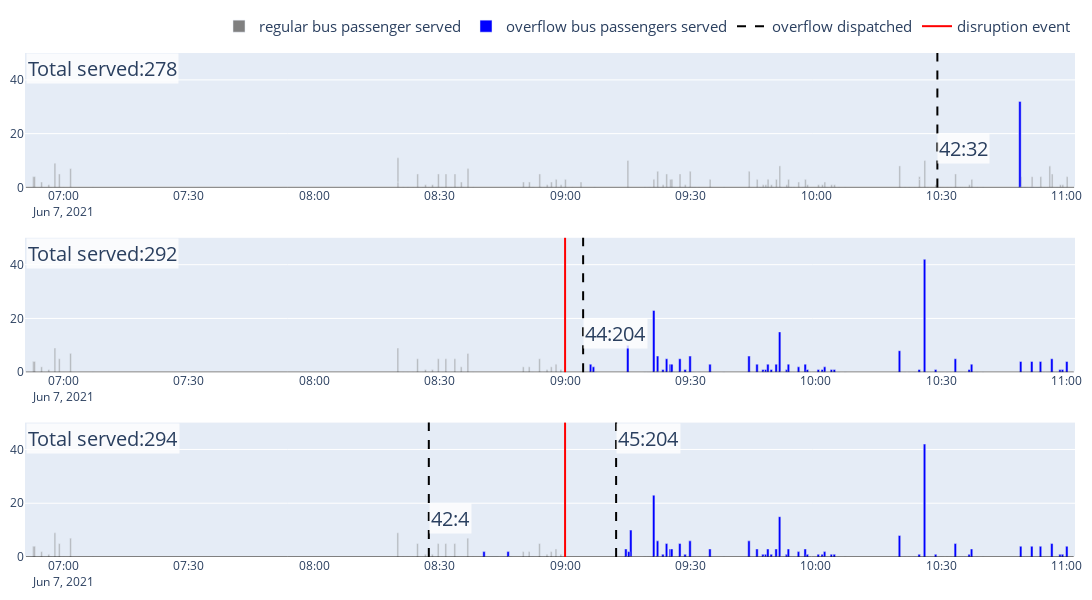

Here is the notebook cell this chart was saved with:
### Code cell
fig = make_subplots(
    rows=3, cols=1,
    horizontal_spacing = 0.05, vertical_spacing=0.1
)
trip_ids = ["242177", "242147", "242181", "241652", "241678", "242151", "242185"]# + ["245790", "245787", "245855", "244871", "243379"]

for df_index in [0, 1, 2]:
  tdf = df_arr[df_index]
  tdf = tdf[tdf['trip_id'].isin(trip_ids)]
  dt_indices = df_arr[df_index].actual_time.unique().tolist() + dispatch_arr[df_index].actual_time.unique().tolist()
  all_indices = merge_all_indices(tdf, dt_indices)

  only_valid = all_indices[all_indices['trip_id'].isin(trip_ids)]
  min_time = (only_valid.index.min() - dt.timedelta(minutes=5)).time()
  max_time = (only_valid.index.max() - dt.timedelta(minutes=5)).time()
  merged_df = all_indices.between_time(min_time, max_time)
  merged_df = merged_df[merged_df['trip_id'].isin(trip_ids)]
  merged_df['zero'] = 0
  merged_df['remain'] = merged_df['remain'] * -1
  
  fig.add_trace(go.Scatter(x=merged_df.index, y=merged_df.zero, line=dict(color='black', width=1), showlegend=False), row=df_index+1, col=1)

  # marker_pattern_shape=".", marker_pattern_fillmode='replace'
  traces = [go.Bar(x=trip_df.index, y=trip_df.got_on_bus, width=25000, name="regular bus passenger served", marker_color='grey', marker_opacity=0.5, showlegend=(i==0 and df_index == 0)) \
              for i, (trip_id, trip_df) in enumerate(merged_df.query("trip_id != 0 and overload_id == 0").groupby("trip_id"))]
  fig.add_traces(traces, rows=df_index+1, cols=1)

  fig.add_vrect(x0=merged_df.index.min(), x1=merged_df.index.max(), 
            annotation_text=f"Total served:{int(merged_df.got_on_bus.sum())}", 
            annotation_position="top left", annotation_textangle=0, annotation=dict(font=dict(size=20), bgcolor="rgba(255,255,255,0.8)"),
            fillcolor="green", opacity=0, line_width=0, row=df_index+1, col=1)
  
  marker_colors = ['blue', 'blue']
  traces = [go.Bar(x=trip_df.index, y=trip_df.got_on_bus, width=35000, name="overflow bus passengers served", marker_color=marker_colors[i%2], showlegend=(i==0 and df_index == 0)) \
              for i, (trip_id, trip_df) in enumerate(merged_df.query("trip_id != 0 and overload_id == 1").groupby("trip_id"))]
  fig.add_traces(traces, rows=df_index+1, cols=1)

  dispatch_df = dispatch_arr[df_index]
  dispatch_df = dispatch_df[dispatch_df['trip_id'].isin(trip_ids)]
  all_indices = merge_all_indices(dispatch_df, dt_indices).query("bus_id != 0")
  display(all_indices)
  for i, (k, v) in enumerate(all_indices.sort_index().iterrows()):
      fig.add_trace(go.Scatter(x=[k,k], 
                          y=[0, 0], 
                          mode='lines', 
                          line=dict(color='black', dash='dash'),
                          name='overflow dispatched', showlegend=(i==0 and df_index == 0)), row=df_index+1, col=1)
      
      trip_id = v['trip_id']
      bus_id = v['bus_id']
      fig.add_vline(x=k, line_width=2, line_dash="dash", line_color="black", row=df_index+1, col=1)
      a = merged_df.query(f"bus_id == '{bus_id}'")
      # a = merged_df.query(f"bus_id == '{bus_id}' and trip_id == '{trip_id}'")
      a_start = a.index.min()
      a_end = a.index.max()
      a_sum_served = int(a.got_on_bus.sum())
      # a_start, a_end, a_sum_served
      if i % 2 == 0:
        shift = -80
      else:
        shift = 0
      # print(a_sum_served, i, shift)
      fig.add_vrect(x0=k, x1=a_end, 
              #   annotation_text=f"Total served:{a_sum_served}", annotation_position="top left",
                annotation_text=f"{bus_id}:{a_sum_served}", annotation_position="top left", annotation_textangle=0, annotation=dict(font=dict(size=20), yshift=shift, bgcolor="rgba(255,255,255,0.8)"),
                fillcolor="green", opacity=0, line_width=0, row=df_index+1, col=1)

  if df_index > 0:
    fig.add_vline(x='2021-06-07 09:00:00', line_width=2, line_dash="solid", line_color="red", row=df_index+1, col=1)
  
  fig.add_trace(go.Scatter(x=['2021-06-07 09:00:00', '2021-06-07 09:00:00'], 
                      y=[0, 0], 
                      mode='lines', 
                      line=dict(color='red', dash='solid'),
                      name='disruption event', showlegend=(df_index == 0)), row=df_index+1, col=1)
    
  fig.update_yaxes(range=[0, 50])

# fig.update_layout(showlegend=False)
fig.update_layout(margin={"r":10,"t":10,"l":10,"b":10}, width=1400, height=600)
fig.update_layout(legend=dict(
    orientation="h",
    yanchor="bottom",
    y=1.02,
    xanchor="right",
    x=1,
    font=dict(size=15)
))
# fig.update_yaxes(range=[-40, 40], title='passengers served')

# fig.write_image("plots/timeseries_comparison_breakdowns.eps")
fig.show()

### Figure 1 — Plotly figure (JSON) as saved in the notebook; plotly's stock layout.template omitted (floating-point values rounded to 4 significant figures; data arrays with more than 128 entries replaced by an {"elided": "..."} marker saying what was removed)
{"data": [{"line": {"color": "black", "width": 1}, "showlegend": false, "type": "scatter", "x": {"elided": "285 str values"}, "xaxis": "x", "y": {"elided": "285 int values"}, "yaxis": "y"}, {"marker": {"color": "grey", "opacity": 0.5}, "name": "regular bus passenger served", "showlegend": true, "type": "bar", "width": 25000, "x": ["2021-06-07T09:15:00", "2021-06-07T09:15:00", "2021-06-07T09:19:03", "2021-06-07T09:19:03", "2021-06-07T09:19:50", "2021-06-07T09:20:20", "2021-06-07T09:20:20", "2021-06-07T09:21:13", "2021-06-07T09:21:13", "2021-06-07T09:21:38", "2021-06-07T09:21:38", "2021-06-07T09:22:08", "2021-06-07T09:22:08", "2021-06-07T09:22:20", "2021-06-07T09:22:20", "2021-06-07T09:23:05", "2021-06-07T09:23:25", "2021-06-07T09:23:25", "2021-06-07T09:24:17", "2021-06-07T09:24:17", "2021-06-07T09:24:44", "2021-06-07T09:24:44", "2021-06-07T09:25:12", "2021-06-07T09:25:12", "2021-06-07T09:25:32", "2021-06-07T09:25:32", "2021-06-07T09:25:59", "2021-06-07T09:25:59", "2021-06-07T09:26:27", "2021-06-07T09:27:00", "2021-06-07T09:27:28", "2021-06-07T09:27:28", "2021-06-07T09:27:48", "2021-06-07T09:28:13", "2021-06-07T09:28:13", "2021-06-07T09:28:43", "2021-06-07T09:28:43", "2021-06-07T09:29:33", "2021-06-07T09:29:33", "2021-06-07T09:29:54", "2021-06-07T09:29:54", "2021-06-07T09:30:32", "2021-06-07T09:30:32", "2021-06-07T09:31:00", "2021-06-07T09:31:00", "2021-06-07T09:32:03", "2021-06-07T09:32:03", "2021-06-07T09:34:40", "2021-06-07T09:34:40", "2021-06-07T09:38:00", "2021-06-07T09:38:00"], "xaxis": "x", "y": [0, 10, 0, 0, 0, 0, 0, 0, 3, 0, 0, 0, 6, 0, 0, 0, 0, 1, 0, 5, 0, 0, 0, 3, 0, 3, 0, 0, 0, 0, 0, 5, 0, 0, 0, 0, 1, 0, 0, 0, 6, 0, 0, 0, 0, 0, 0, 0, 3, 0, 0], "yaxis": "y"}, {"marker": {"color": "grey", "opacity": 0.5}, "name": "regular bus passenger served", "showlegend": false, "type": "bar", "width": 25000, "x": ["2021-06-07T09:44:00", "2021-06-07T09:44:00", "2021-06-07T09:45:55", "2021-06-07T09:45:55", "2021-06-07T09:46:42", "2021-06-07T09:46:42", "2021-06-07T09:47:21", "2021-06-07T09:47:21", "2021-06-07T09:47:38", "2021-06-07T09:47:38", "2021-06-07T09:48:00", "2021-06-07T09:48:00", "2021-06-07T09:48:15", "2021-06-07T09:48:15", "2021-06-07T09:48:31", "2021-06-07T09:48:31", "2021-06-07T09:49:20", "2021-06-07T09:49:20", "2021-06-07T09:49:47", "2021-06-07T09:49:47", "2021-06-07T09:50:30", "2021-06-07T09:50:30", "2021-06-07T09:50:54", "2021-06-07T09:51:20", "2021-06-07T09:51:20", "2021-06-07T09:51:43", "2021-06-07T09:51:43", "2021-06-07T09:52:25", "2021-06-07T09:52:44", "2021-06-07T09:53:00", "2021-06-07T09:53:00", "2021-06-07T09:53:26", "2021-06-07T09:53:26", "2021-06-07T09:54:04", "2021-06-07T09:54:04", "2021-06-07T09:54:46", "2021-06-07T09:54:46", "2021-06-07T09:55:51", "2021-06-07T09:55:51", "2021-06-07T09:56:49", "2021-06-07T09:56:49", "2021-06-07T09:57:27", "2021-06-07T09:57:27", "2021-06-07T09:57:58", "2021-06-07T09:57:58", "2021-06-07T10:00:35", "2021-06-07T10:01:32", "2021-06-07T10:01:49", "2021-06-07T10:02:06", "2021-06-07T10:02:23", "2021-06-07T10:02:43", "2021-06-07T10:03:43", "2021-06-07T10:03:43", "2021-06-07T10:04:25", "2021-06-07T10:04:25", "2021-06-07T10:05:32", "2021-06-07T10:05:32", "2021-06-07T10:07:00"], "xaxis": "x", "y": [0, 6, 0, 3, 0, 0, 0, 1, 0, 0, 0, 1, 0, 0, 0, 3, 0, 1, 0, 0, 0, 3, 0, 0, 8, 0, 0, 0, 0, 0, 1, 0, 3, 0, 0, 0, 0, 0, 2, 0, 0, 0, 3, 0, 1, 1, 1, 0, 2, 0, 0, 0, 1, 0, 1, 0, 0, 0], "yaxis": "y"}, {"marker": {"color": "grey", "opacity": 0.5}, "name": "regular bus passenger served", "showlegend": false, "type": "bar", "width": 25000, "x": ["2021-06-07T08:20:00", "2021-06-07T08:20:00", "2021-06-07T08:21:18", "2021-06-07T08:21:18", "2021-06-07T08:22:20", "2021-06-07T08:22:20", "2021-06-07T08:23:38", "2021-06-07T08:24:43", "2021-06-07T08:24:43", "2021-06-07T08:26:00", "2021-06-07T08:26:00", "2021-06-07T08:26:36", "2021-06-07T08:26:36", "2021-06-07T08:27:23", "2021-06-07T08:28:16", "2021-06-07T08:28:16", "2021-06-07T08:29:13", "2021-06-07T08:29:13", "2021-06-07T08:29:40", "2021-06-07T08:29:40", "2021-06-07T08:30:38", "2021-06-07T08:30:38", "2021-06-07T08:31:29", "2021-06-07T08:32:17", "2021-06-07T08:32:46", "2021-06-07T08:32:46", "2021-06-07T08:33:15", "2021-06-07T08:33:38", "2021-06-07T08:33:38", "2021-06-07T08:34:15", "2021-06-07T08:34:15", "2021-06-07T08:35:09", "2021-06-07T08:35:09", "2021-06-07T08:35:38", "2021-06-07T08:35:38", "2021-06-07T08:36:45", "2021-06-07T08:36:45", "2021-06-07T08:38:00", "2021-06-07T08:38:00"], "xaxis": "x", "y": [2, 9, 0, 0, 0, 0, 0, 0, 5, 0, 0, 0, 1, 0, 0, 1, 0, 0, 0, 5, 0, 0, 5, 0, 0, 0, 0, 0, 5, 0, 0, 0, 2, 0, 0, 0, 7, 0, 0], "yaxis": "y"}, {"marker": {"color": "grey", "opacity": 0.5}, "name": "regular bus passenger served", "showlegend": false, "type": "bar", "width": 25000, "x": ["2021-06-07T10:20:00", "2021-06-07T10:20:00", "2021-06-07T10:21:18", "2021-06-07T10:21:18", "2021-06-07T10:22:20", "2021-06-07T10:22:20", "2021-06-07T10:23:38", "2021-06-07T10:24:43", "2021-06-07T10:24:43", "2021-06-07T10:26:00", "2021-06-07T10:26:00", "2021-06-07T10:26:42", "2021-06-07T10:26:42", "2021-06-07T10:27:37", "2021-06-07T10:28:39", "2021-06-07T10:28:39", "2021-06-07T10:29:46", "2021-06-07T10:29:46", "2021-06-07T10:30:18", "2021-06-07T10:31:25", "2021-06-07T10:32:18", "2021-06-07T10:33:22", "2021-06-07T10:33:22", "2021-06-07T10:33:55", "2021-06-07T10:33:55", "2021-06-07T10:34:28", "2021-06-07T10:34:28", "2021-06-07T10:34:55", "2021-06-07T10:35:38", "2021-06-07T10:36:41", "2021-06-07T10:36:41", "2021-06-07T10:37:15", "2021-06-07T10:37:15", "2021-06-07T10:38:34", "2021-06-07T10:38:34", "2021-06-07T10:40:00", "2021-06-07T10:40:00"], "xaxis": "x", "y": [0, 8, 0, 0, 0, 0, 0, 3, 1, 0, 10, 0, 0, 0, 0, 1, 0, 0, 0, 0, 0, 0, 5, 0, 0, 0, 0, 0, 0, 0, 1, 0, 3, 0, 0, 0, 0], "yaxis": "y"}, {"marker": {"color": "grey", "opacity": 0.5}, "name": "regular bus passenger served", "showlegend": false, "type": "bar", "width": 25000, "x": ["2021-06-07T06:51:00", "2021-06-07T06:51:37", "2021-06-07T06:52:15", "2021-06-07T06:52:48", "2021-06-07T06:53:06", "2021-06-07T06:54:27", "2021-06-07T06:54:46", "2021-06-07T06:55:28", "2021-06-07T06:56:02", "2021-06-07T06:56:29", "2021-06-07T06:56:56", "2021-06-07T06:57:57", "2021-06-07T06:58:30", "2021-06-07T06:59:00", "2021-06-07T07:00:02", "2021-06-07T07:01:42", "2021-06-07T07:03:46", "2021-06-07T07:07:00"], "xaxis": "x", "y": [0, 0, 0, 4, 4, 0, 2, 0, 0, 1, 0, 9, 0, 5, 0, 7, 0, 0], "yaxis": "y"}, {"marker": {"color": "grey", "opacity": 0.5}, "name": "regular bus passenger served", "showlegend": false, "type": "bar", "width": 25000, "x": ["2021-06-07T08:50:00", "2021-06-07T08:50:00", "2021-06-07T08:50:42", "2021-06-07T08:50:42", "2021-06-07T08:51:25", "2021-06-07T08:51:25", "2021-06-07T08:52:03", "2021-06-07T08:52:23", "2021-06-07T08:52:23", "2021-06-07T08:53:54", "2021-06-07T08:53:54", "2021-06-07T08:54:16", "2021-06-07T08:54:16", "2021-06-07T08:55:03", "2021-06-07T08:55:41", "2021-06-07T08:55:41", "2021-06-07T08:56:11", "2021-06-07T08:56:11", "2021-06-07T08:56:42", "2021-06-07T08:56:42", "2021-06-07T08:57:50", "2021-06-07T08:57:50", "2021-06-07T08:58:28", "2021-06-07T08:58:28", "2021-06-07T08:59:00", "2021-06-07T08:59:00", "2021-06-07T09:00:02", "2021-06-07T09:00:02", "2021-06-07T09:01:42", "2021-06-07T09:01:42", "2021-06-07T09:03:46", "2021-06-07T09:03:46", "2021-06-07T09:07:00", "2021-06-07T09:07:00"], "xaxis": "x", "y": [0, 2, 0, 0, 0, 2, 0, 0, 0, 0, 5, 0, 0, 0, 0, 1, 0, 0, 0, 2, 0, 3, 0, 0, 0, 1, 0, 3, 0, 0, 0, 2, 0, 0], "yaxis": "y"}, {"marker": {"color": "grey", "opacity": 0.5}, "name": "regular bus passenger served", "showlegend": false, "type": "bar", "width": 25000, "x": ["2021-06-07T10:49:00", "2021-06-07T10:49:00", "2021-06-07T10:49:47", "2021-06-07T10:49:47", "2021-06-07T10:50:35", "2021-06-07T10:50:35", "2021-06-07T10:51:17", "2021-06-07T10:51:39", "2021-06-07T10:51:39", "2021-06-07T10:53:20", "2021-06-07T10:53:20", "2021-06-07T10:53:44", "2021-06-07T10:53:44", "2021-06-07T10:54:37", "2021-06-07T10:54:37", "2021-06-07T10:55:19", "2021-06-07T10:55:19", "2021-06-07T10:55:53", "2021-06-07T10:55:53", "2021-06-07T10:56:27", "2021-06-07T10:56:27", "2021-06-07T10:57:43", "2021-06-07T10:57:43", "2021-06-07T10:58:25", "2021-06-07T10:58:25", "2021-06-07T10:59:00", "2021-06-07T10:59:00", "2021-06-07T11:00:02", "2021-06-07T11:00:02", "2021-06-07T11:01:42", "2021-06-07T11:01:42"], "xaxis": "x", "y": [0, 4, 0, 0, 0, 0, 0, 0, 4, 0, 0, 0, 4, 0, 0, 0, 0, 8, 0, 0, 5, 0, 0, 0, 1, 0, 1, 0, 4, 0, 0], "yaxis": "y"}, {"marker": {"color": "blue"}, "name": "overflow bus passengers served", "showlegend": true, "type": "bar", "width": 35000, "x": ["2021-06-07T10:48:44", "2021-06-07T10:48:57", "2021-06-07T10:49:12", "2021-06-07T10:49:28", "2021-06-07T10:49:49", "2021-06-07T10:49:59", "2021-06-07T10:50:14", "2021-06-07T10:51:05", "2021-06-07T10:51:31", "2021-06-07T10:51:41", "2021-06-07T10:51:51", "2021-06-07T10:51:56", "2021-06-07T10:52:14", "2021-06-07T10:52:40", "2021-06-07T10:52:51", "2021-06-07T10:53:02", "2021-06-07T10:53:24"], "xaxis": "x", "y": [32, 0, 0, 0, 0, 0, 0, 0, 0, 0, 0, 0, 0, 0, 0, 0, 0], "yaxis": "y"}, {"line": {"color": "black", "dash": "dash"}, "mode": "lines", "name": "overflow dispatched", "showlegend": true, "type": "scatter", "x": ["2021-06-07T10:29:00", "2021-06-07T10:29:00"], "xaxis": "x", "y": [0, 0], "yaxis": "y"}, {"line": {"color": "red", "dash": "solid"}, "mode": "lines", "name": "disruption event", "showlegend": true, "type": "scatter", "x": ["2021-06-07 09:00:00", "2021-06-07 09:00:00"], "xaxis": "x", "y": [0, 0], "yaxis": "y"}, {"line": {"color": "black", "width": 1}, "showlegend": false, "type": "scatter", "x": {"elided": "159 str values"}, "xaxis": "x2", "y": {"elided": "159 int values"}, "yaxis": "y2"}, {"marker": {"color": "grey", "opacity": 0.5}, "name": "regular bus passenger served", "showlegend": false, "type": "bar", "width": 25000, "x": ["2021-06-07T08:20:00", "2021-06-07T08:21:18", "2021-06-07T08:22:20", "2021-06-07T08:23:38", "2021-06-07T08:24:43", "2021-06-07T08:26:00", "2021-06-07T08:26:36", "2021-06-07T08:27:23", "2021-06-07T08:28:16", "2021-06-07T08:29:13", "2021-06-07T08:29:40", "2021-06-07T08:30:38", "2021-06-07T08:31:29", "2021-06-07T08:32:17", "2021-06-07T08:32:46", "2021-06-07T08:33:15", "2021-06-07T08:33:38", "2021-06-07T08:34:15", "2021-06-07T08:35:09", "2021-06-07T08:35:38", "2021-06-07T08:36:45", "2021-06-07T08:38:00"], "xaxis": "x2", "y": [9, 0, 0, 0, 5, 0, 1, 0, 1, 0, 5, 0, 5, 0, 0, 0, 5, 0, 2, 0, 7, 0], "yaxis": "y2"}, {"marker": {"color": "grey", "opacity": 0.5}, "name": "regular bus passenger served", "showlegend": false, "type": "bar", "width": 25000, "x": ["2021-06-07T06:51:00", "2021-06-07T06:51:37", "2021-06-07T06:52:15", "2021-06-07T06:52:48", "2021-06-07T06:53:06", "2021-06-07T06:54:27", "2021-06-07T06:54:46", "2021-06-07T06:55:28", "2021-06-07T06:56:02", "2021-06-07T06:56:29", "2021-06-07T06:56:56", "2021-06-07T06:57:57", "2021-06-07T06:58:30", "2021-06-07T06:59:00", "2021-06-07T07:00:02", "2021-06-07T07:01:42", "2021-06-07T07:03:46", "2021-06-07T07:07:00"], "xaxis": "x2", "y": [0, 0, 0, 4, 4, 0, 2, 0, 0, 1, 0, 9, 0, 5, 0, 7, 0, 0], "yaxis": "y2"}, {"marker": {"color": "grey", "opacity": 0.5}, "name": "regular bus passenger served", "showlegend": false, "type": "bar", "width": 25000, "x": ["2021-06-07T08:50:00", "2021-06-07T08:50:42", "2021-06-07T08:51:25", "2021-06-07T08:52:03", "2021-06-07T08:52:23", "2021-06-07T08:53:54", "2021-06-07T08:54:16", "2021-06-07T08:55:03", "2021-06-07T08:55:41", "2021-06-07T08:56:11", "2021-06-07T08:56:42", "2021-06-07T08:57:50", "2021-06-07T08:58:28", "2021-06-07T08:59:00"], "xaxis": "x2", "y": [2, 0, 2, 0, 0, 5, 0, 0, 1, 0, 2, 3, 0, 1], "yaxis": "y2"}, {"marker": {"color": "blue"}, "name": "overflow bus passengers served", "showlegend": false, "type": "bar", "width": 35000, "x": ["2021-06-07T09:15:00", "2021-06-07T09:19:03", "2021-06-07T09:19:50", "2021-06-07T09:20:20", "2021-06-07T09:21:13", "2021-06-07T09:21:38", "2021-06-07T09:22:08", "2021-06-07T09:22:20", "2021-06-07T09:23:05", "2021-06-07T09:23:25", "2021-06-07T09:24:17", "2021-06-07T09:24:44", "2021-06-07T09:25:12", "2021-06-07T09:25:32", "2021-06-07T09:25:59", "2021-06-07T09:26:27", "2021-06-07T09:27:00", "2021-06-07T09:27:28", "2021-06-07T09:27:48", "2021-06-07T09:28:13", "2021-06-07T09:28:43", "2021-06-07T09:29:33", "2021-06-07T09:29:54", "2021-06-07T09:30:32", "2021-06-07T09:31:00", "2021-06-07T09:32:03", "2021-06-07T09:34:40", "2021-06-07T09:38:00"], "xaxis": "x2", "y": [10, 0, 0, 0, 23, 0, 6, 0, 0, 1, 5, 0, 3, 3, 0, 0, 0, 5, 0, 0, 1, 0, 6, 0, 0, 0, 3, 0], "yaxis": "y2"}, {"marker": {"color": "blue"}, "name": "overflow bus passengers served", "showlegend": false, "type": "bar", "width": 35000, "x": ["2021-06-07T09:44:00", "2021-06-07T09:45:55", "2021-06-07T09:46:42", "2021-06-07T09:47:21", "2021-06-07T09:47:38", "2021-06-07T09:48:00", "2021-06-07T09:48:15", "2021-06-07T09:48:31", "2021-06-07T09:49:20", "2021-06-07T09:49:47", "2021-06-07T09:50:30", "2021-06-07T09:50:54", "2021-06-07T09:51:20", "2021-06-07T09:51:43", "2021-06-07T09:52:25", "2021-06-07T09:52:44", "2021-06-07T09:53:00", "2021-06-07T09:53:26", "2021-06-07T09:54:04", "2021-06-07T09:54:46", "2021-06-07T09:55:51", "2021-06-07T09:56:49", "2021-06-07T09:57:27", "2021-06-07T09:57:58", "2021-06-07T10:00:35", "2021-06-07T10:01:32", "2021-06-07T10:01:49", "2021-06-07T10:02:06", "2021-06-07T10:02:23", "2021-06-07T10:02:43", "2021-06-07T10:03:43", "2021-06-07T10:04:25", "2021-06-07T10:05:32", "2021-06-07T10:07:00"], "xaxis": "x2", "y": [6, 3, 0, 1, 0, 1, 0, 3, 1, 0, 3, 0, 15, 0, 0, 0, 1, 3, 0, 0, 2, 0, 3, 1, 1, 1, 0, 2, 0, 0, 1, 1, 0, 0], "yaxis": "y2"}, {"marker": {"color": "blue"}, "name": "overflow bus passengers served", "showlegend": false, "type": "bar", "width": 35000, "x": ["2021-06-07T10:20:00", "2021-06-07T10:21:18", "2021-06-07T10:22:20", "2021-06-07T10:23:38", "2021-06-07T10:24:43", "2021-06-07T10:26:00", "2021-06-07T10:26:42", "2021-06-07T10:27:37", "2021-06-07T10:28:39", "2021-06-07T10:29:46", "2021-06-07T10:30:18", "2021-06-07T10:31:25", "2021-06-07T10:32:18", "2021-06-07T10:33:22", "2021-06-07T10:33:55", "2021-06-07T10:34:28", "2021-06-07T10:34:55", "2021-06-07T10:35:38", "2021-06-07T10:36:41", "2021-06-07T10:37:15", "2021-06-07T10:38:34", "2021-06-07T10:40:00"], "xaxis": "x2", "y": [8, 0, 0, 0, 1, 42, 0, 0, 1, 0, 0, 0, 0, 5, 0, 0, 0, 0, 1, 3, 0, 0], "yaxis": "y2"}, {"marker": {"color": "blue"}, "name": "overflow bus passengers served", "showlegend": false, "type": "bar", "width": 35000, "x": ["2021-06-07T09:05:58", "2021-06-07T09:06:06", "2021-06-07T09:06:24", "2021-06-07T09:06:47", "2021-06-07T09:07:18"], "xaxis": "x2", "y": [0, 3, 0, 2, 0], "yaxis": "y2"}, {"marker": {"color": "blue"}, "name": "overflow bus passengers served", "showlegend": false, "type": "bar", "width": 35000, "x": ["2021-06-07T10:49:00", "2021-06-07T10:49:47", "2021-06-07T10:50:35", "2021-06-07T10:51:17", "2021-06-07T10:51:39", "2021-06-07T10:53:20", "2021-06-07T10:53:44", "2021-06-07T10:54:37", "2021-06-07T10:55:19", "2021-06-07T10:55:53", "2021-06-07T10:56:27", "2021-06-07T10:57:43", "2021-06-07T10:58:25", "2021-06-07T10:59:00", "2021-06-07T11:00:02", "2021-06-07T11:01:42"], "xaxis": "x2", "y": [4, 0, 0, 0, 4, 0, 4, 0, 0, 0, 5, 0, 1, 1, 4, 0], "yaxis": "y2"}, {"line": {"color": "black", "dash": "dash"}, "mode": "lines", "name": "overflow dispatched", "showlegend": false, "type": "scatter", "x": ["2021-06-07T09:04:19", "2021-06-07T09:04:19"], "xaxis": "x2", "y": [0, 0], "yaxis": "y2"}, {"line": {"color": "red", "dash": "solid"}, "mode": "lines", "name": "disruption event", "showlegend": false, "type": "scatter", "x": ["2021-06-07 09:00:00", "2021-06-07 09:00:00"], "xaxis": "x2", "y": [0, 0], "yaxis": "y2"}, {"line": {"color": "black", "width": 1}, "showlegend": false, "type": "scatter", "x": {"elided": "181 str values"}, "xaxis": "x3", "y": {"elided": "181 int values"}, "yaxis": "y3"}, {"marker": {"color": "grey", "opacity": 0.5}, "name": "regular bus passenger served", "showlegend": false, "type": "bar", "width": 25000, "x": ["2021-06-07T08:20:00", "2021-06-07T08:21:18", "2021-06-07T08:22:20", "2021-06-07T08:23:38", "2021-06-07T08:24:43", "2021-06-07T08:26:00", "2021-06-07T08:26:36", "2021-06-07T08:27:23", "2021-06-07T08:28:16", "2021-06-07T08:29:13", "2021-06-07T08:29:40", "2021-06-07T08:30:38", "2021-06-07T08:31:29", "2021-06-07T08:32:17", "2021-06-07T08:32:46", "2021-06-07T08:33:15", "2021-06-07T08:33:38", "2021-06-07T08:34:15", "2021-06-07T08:35:09", "2021-06-07T08:35:38", "2021-06-07T08:36:45", "2021-06-07T08:38:00"], "xaxis": "x3", "y": [9, 0, 0, 0, 5, 0, 1, 0, 1, 0, 5, 0, 5, 0, 0, 0, 5, 0, 0, 0, 7, 0], "yaxis": "y3"}, {"marker": {"color": "grey", "opacity": 0.5}, "name": "regular bus passenger served", "showlegend": false, "type": "bar", "width": 25000, "x": ["2021-06-07T06:51:00", "2021-06-07T06:51:37", "2021-06-07T06:52:15", "2021-06-07T06:52:48", "2021-06-07T06:53:06", "2021-06-07T06:54:27", "2021-06-07T06:54:46", "2021-06-07T06:55:28", "2021-06-07T06:56:02", "2021-06-07T06:56:29", "2021-06-07T06:56:56", "2021-06-07T06:57:57", "2021-06-07T06:58:30", "2021-06-07T06:59:00", "2021-06-07T07:00:02", "2021-06-07T07:01:42", "2021-06-07T07:03:46", "2021-06-07T07:07:00"], "xaxis": "x3", "y": [0, 0, 0, 4, 4, 0, 2, 0, 0, 1, 0, 9, 0, 5, 0, 7, 0, 0], "yaxis": "y3"}, {"marker": {"color": "grey", "opacity": 0.5}, "name": "regular bus passenger served", "showlegend": false, "type": "bar", "width": 25000, "x": ["2021-06-07T08:50:00", "2021-06-07T08:50:42", "2021-06-07T08:51:25", "2021-06-07T08:52:03", "2021-06-07T08:52:23", "2021-06-07T08:53:54", "2021-06-07T08:54:16", "2021-06-07T08:55:03", "2021-06-07T08:55:41", "2021-06-07T08:56:11", "2021-06-07T08:56:42", "2021-06-07T08:57:50", "2021-06-07T08:58:28", "2021-06-07T08:59:00"], "xaxis": "x3", "y": [2, 0, 2, 0, 0, 5, 0, 0, 1, 0, 2, 3, 0, 1], "yaxis": "y3"}, {"marker": {"color": "blue"}, "name": "overflow bus passengers served", "showlegend": false, "type": "bar", "width": 35000, "x": ["2021-06-07T09:15:44", "2021-06-07T09:19:03", "2021-06-07T09:19:50", "2021-06-07T09:20:20", "2021-06-07T09:21:13", "2021-06-07T09:21:38", "2021-06-07T09:22:08", "2021-06-07T09:22:20", "2021-06-07T09:23:05", "2021-06-07T09:23:25", "2021-06-07T09:24:17", "2021-06-07T09:24:44", "2021-06-07T09:25:12", "2021-06-07T09:25:32", "2021-06-07T09:25:59", "2021-06-07T09:26:27", "2021-06-07T09:27:00", "2021-06-07T09:27:28", "2021-06-07T09:27:48", "2021-06-07T09:28:13", "2021-06-07T09:28:43", "2021-06-07T09:29:33", "2021-06-07T09:29:54", "2021-06-07T09:30:32", "2021-06-07T09:31:00", "2021-06-07T09:32:03", "2021-06-07T09:34:40", "2021-06-07T09:38:00"], "xaxis": "x3", "y": [10, 0, 0, 0, 23, 0, 6, 0, 0, 1, 5, 0, 3, 3, 0, 0, 0, 5, 0, 0, 1, 0, 6, 0, 0, 0, 3, 0], "yaxis": "y3"}, {"marker": {"color": "blue"}, "name": "overflow bus passengers served", "showlegend": false, "type": "bar", "width": 35000, "x": ["2021-06-07T09:44:00", "2021-06-07T09:45:55", "2021-06-07T09:46:42", "2021-06-07T09:47:21", "2021-06-07T09:47:38", "2021-06-07T09:48:00", "2021-06-07T09:48:15", "2021-06-07T09:48:31", "2021-06-07T09:49:20", "2021-06-07T09:49:47", "2021-06-07T09:50:30", "2021-06-07T09:50:54", "2021-06-07T09:51:20", "2021-06-07T09:51:43", "2021-06-07T09:52:25", "2021-06-07T09:52:44", "2021-06-07T09:53:00", "2021-06-07T09:53:26", "2021-06-07T09:54:04", "2021-06-07T09:54:46", "2021-06-07T09:55:51", "2021-06-07T09:56:49", "2021-06-07T09:57:27", "2021-06-07T09:57:58", "2021-06-07T10:00:35", "2021-06-07T10:01:32", "2021-06-07T10:01:49", "2021-06-07T10:02:06", "2021-06-07T10:02:23", "2021-06-07T10:02:43", "2021-06-07T10:03:43", "2021-06-07T10:04:25", "2021-06-07T10:05:32", "2021-06-07T10:07:00"], "xaxis": "x3", "y": [6, 3, 0, 1, 0, 1, 0, 3, 1, 0, 3, 0, 15, 0, 0, 0, 1, 3, 0, 0, 2, 0, 3, 1, 1, 1, 0, 2, 0, 0, 1, 1, 0, 0], "yaxis": "y3"}, {"marker": {"color": "blue"}, "name": "overflow bus passengers served", "showlegend": false, "type": "bar", "width": 35000, "x": ["2021-06-07T08:40:36", "2021-06-07T08:41:07", "2021-06-07T08:41:26", "2021-06-07T08:41:49", "2021-06-07T08:42:07", "2021-06-07T08:42:27", "2021-06-07T08:42:39", "2021-06-07T08:42:55", "2021-06-07T08:43:10", "2021-06-07T08:43:31", "2021-06-07T08:43:42", "2021-06-07T08:43:57", "2021-06-07T08:44:48", "2021-06-07T08:45:14", "2021-06-07T08:45:23", "2021-06-07T08:45:34", "2021-06-07T08:45:38", "2021-06-07T08:45:57", "2021-06-07T08:46:22", "2021-06-07T08:46:33", "2021-06-07T08:46:44", "2021-06-07T08:47:06"], "xaxis": "x3", "y": [2, 0, 0, 0, 0, 0, 0, 0, 0, 0, 0, 0, 0, 0, 0, 0, 0, 0, 2, 0, 0, 0], "yaxis": "y3"}, {"marker": {"color": "blue"}, "name": "overflow bus passengers served", "showlegend": false, "type": "bar", "width": 35000, "x": ["2021-06-07T10:20:00", "2021-06-07T10:21:18", "2021-06-07T10:22:20", "2021-06-07T10:23:38", "2021-06-07T10:24:43", "2021-06-07T10:26:00", "2021-06-07T10:26:42", "2021-06-07T10:27:37", "2021-06-07T10:28:39", "2021-06-07T10:29:46", "2021-06-07T10:30:18", "2021-06-07T10:31:25", "2021-06-07T10:32:18", "2021-06-07T10:33:22", "2021-06-07T10:33:55", "2021-06-07T10:34:28", "2021-06-07T10:34:55", "2021-06-07T10:35:38", "2021-06-07T10:36:41", "2021-06-07T10:37:15", "2021-06-07T10:38:34", "2021-06-07T10:40:00"], "xaxis": "x3", "y": [8, 0, 0, 0, 1, 42, 0, 0, 1, 0, 0, 0, 0, 5, 0, 0, 0, 0, 1, 3, 0, 0], "yaxis": "y3"}, {"marker": {"color": "blue"}, "name": "overflow bus passengers served", "showlegend": false, "type": "bar", "width": 35000, "x": ["2021-06-07T09:14:24", "2021-06-07T09:14:32", "2021-06-07T09:14:50", "2021-06-07T09:15:13", "2021-06-07T09:15:44"], "xaxis": "x3", "y": [0, 3, 0, 2, 0], "yaxis": "y3"}, {"marker": {"color": "blue"}, "name": "overflow bus passengers served", "showlegend": false, "type": "bar", "width": 35000, "x": ["2021-06-07T10:49:00", "2021-06-07T10:49:47", "2021-06-07T10:50:35", "2021-06-07T10:51:17", "2021-06-07T10:51:39", "2021-06-07T10:53:20", "2021-06-07T10:53:44", "2021-06-07T10:54:37", "2021-06-07T10:55:19", "2021-06-07T10:55:53", "2021-06-07T10:56:27", "2021-06-07T10:57:43", "2021-06-07T10:58:25", "2021-06-07T10:59:00", "2021-06-07T11:00:02", "2021-06-07T11:01:42"], "xaxis": "x3", "y": [4, 0, 0, 0, 4, 0, 4, 0, 0, 0, 5, 0, 1, 1, 4, 0], "yaxis": "y3"}, {"line": {"color": "black", "dash": "dash"}, "mode": "lines", "name": "overflow dispatched", "showlegend": false, "type": "scatter", "x": ["2021-06-07T08:27:24", "2021-06-07T08:27:24"], "xaxis": "x3", "y": [0, 0], "yaxis": "y3"}, {"line": {"color": "black", "dash": "dash"}, "mode": "lines", "name": "overflow dispatched", "showlegend": false, "type": "scatter", "x": ["2021-06-07T09:12:13", "2021-06-07T09:12:13"], "xaxis": "x3", "y": [0, 0], "yaxis": "y3"}, {"line": {"color": "red", "dash": "solid"}, "mode": "lines", "name": "disruption event", "showlegend": false, "type": "scatter", "x": ["2021-06-07 09:00:00", "2021-06-07 09:00:00"], "xaxis": "x3", "y": [0, 0], "yaxis": "y3"}], "layout": {"annotations": [{"bgcolor": "rgba(255,255,255,0.8)", "font": {"size": 20}, "showarrow": false, "text": "Total served:278", "textangle": 0, "x": "2021-06-07T06:51:00", "xanchor": "left", "xref": "x", "y": 1, "yanchor": "top", "yref": "y domain"}, {"bgcolor": "rgba(255,255,255,0.8)", "font": {"size": 20}, "showarrow": false, "text": "42:32", "textangle": 0, "x": "2021-06-07T10:29:00", "xanchor": "left", "xref": "x", "y": 1, "yanchor": "top", "yref": "y domain", "yshift": -80}, {"bgcolor": "rgba(255,255,255,0.8)", "font": {"size": 20}, "showarrow": false, "text": "Total served:292", "textangle": 0, "x": "2021-06-07T06:51:00", "xanchor": "left", "xref": "x2", "y": 1, "yanchor": "top", "yref": "y2 domain"}, {"bgcolor": "rgba(255,255,255,0.8)", "font": {"size": 20}, "showarrow": false, "text": "44:204", "textangle": 0, "x": "2021-06-07T09:04:19", "xanchor": "left", "xref": "x2", "y": 1, "yanchor": "top", "yref": "y2 domain", "yshift": -80}, {"bgcolor": "rgba(255,255,255,0.8)", "font": {"size": 20}, "showarrow": false, "text": "Total served:294", "textangle": 0, "x": "2021-06-07T06:51:00", "xanchor": "left", "xref": "x3", "y": 1, "yanchor": "top", "yref": "y3 domain"}, {"bgcolor": "rgba(255,255,255,0.8)", "font": {"size": 20}, "showarrow": false, "text": "42:4", "textangle": 0, "x": "2021-06-07T08:27:24", "xanchor": "left", "xref": "x3", "y": 1, "yanchor": "top", "yref": "y3 domain", "yshift": -80}, {"bgcolor": "rgba(255,255,255,0.8)", "font": {"size": 20}, "showarrow": false, "text": "45:204", "textangle": 0, "x": "2021-06-07T09:12:13", "xanchor": "left", "xref": "x3", "y": 1, "yanchor": "top", "yref": "y3 domain", "yshift": 0}], "height": 600, "legend": {"font": {"size": 15}, "orientation": "h", "x": 1, "xanchor": "right", "y": 1.02, "yanchor": "bottom"}, "margin": {"b": 10, "l": 10, "r": 10, "t": 10}, "shapes": [{"fillcolor": "green", "line": {"width": 0}, "opacity": 0, "type": "rect", "x0": "2021-06-07T06:51:00", "x1": "2021-06-07T11:01:42", "xref": "x", "y0": 0, "y1": 1, "yref": "y domain"}, {"line": {"color": "black", "dash": "dash", "width": 2}, "type": "line", "x0": "2021-06-07T10:29:00", "x1": "2021-06-07T10:29:00", "xref": "x", "y0": 0, "y1": 1, "yref": "y domain"}, {"fillcolor": "green", "line": {"width": 0}, "opacity": 0, "type": "rect", "x0": "2021-06-07T10:29:00", "x1": "2021-06-07T10:53:24", "xref": "x", "y0": 0, "y1": 1, "yref": "y domain"}, {"fillcolor": "green", "line": {"width": 0}, "opacity": 0, "type": "rect", "x0": "2021-06-07T06:51:00", "x1": "2021-06-07T11:01:42", "xref": "x2", "y0": 0, "y1": 1, "yref": "y2 domain"}, {"line": {"color": "black", "dash": "dash", "width": 2}, "type": "line", "x0": "2021-06-07T09:04:19", "x1": "2021-06-07T09:04:19", "xref": "x2", "y0": 0, "y1": 1, "yref": "y2 domain"}, {"fillcolor": "green", "line": {"width": 0}, "opacity": 0, "type": "rect", "x0": "2021-06-07T09:04:19", "x1": "2021-06-07T11:01:42", "xref": "x2", "y0": 0, "y1": 1, "yref": "y2 domain"}, {"line": {"color": "red", "dash": "solid", "width": 2}, "type": "line", "x0": "2021-06-07 09:00:00", "x1": "2021-06-07 09:00:00", "xref": "x2", "y0": 0, "y1": 1, "yref": "y2 domain"}, {"fillcolor": "green", "line": {"width": 0}, "opacity": 0, "type": "rect", "x0": "2021-06-07T06:51:00", "x1": "2021-06-07T11:01:42", "xref": "x3", "y0": 0, "y1": 1, "yref": "y3 domain"}, {"line": {"color": "black", "dash": "dash", "width": 2}, "type": "line", "x0": "2021-06-07T08:27:24", "x1": "2021-06-07T08:27:24", "xref": "x3", "y0": 0, "y1": 1, "yref": "y3 domain"}, {"fillcolor": "green", "line": {"width": 0}, "opacity": 0, "type": "rect", "x0": "2021-06-07T08:27:24", "x1": "2021-06-07T08:47:06", "xref": "x3", "y0": 0, "y1": 1, "yref": "y3 domain"}, {"line": {"color": "black", "dash": "dash", "width": 2}, "type": "line", "x0": "2021-06-07T09:12:13", "x1": "2021-06-07T09:12:13", "xref": "x3", "y0": 0, "y1": 1, "yref": "y3 domain"}, {"fillcolor": "green", "line": {"width": 0}, "opacity": 0, "type": "rect", "x0": "2021-06-07T09:12:13", "x1": "2021-06-07T11:01:42", "xref": "x3", "y0": 0, "y1": 1, "yref": "y3 domain"}, {"line": {"color": "red", "dash": "solid", "width": 2}, "type": "line", "x0": "2021-06-07 09:00:00", "x1": "2021-06-07 09:00:00", "xref": "x3", "y0": 0, "y1": 1, "yref": "y3 domain"}], "width": 1400, "xaxis": {"anchor": "y", "domain": [0, 1]}, "xaxis2": {"anchor": "y2", "domain": [0, 1]}, "xaxis3": {"anchor": "y3", "domain": [0, 1]}, "yaxis": {"anchor": "x", "domain": [0.7333, 1], "range": [0, 50]}, "yaxis2": {"anchor": "x2", "domain": [0.3667, 0.6333], "range": [0, 50]}, "yaxis3": {"anchor": "x3", "domain": [0, 0.2667], "range": [0, 50]}}}
